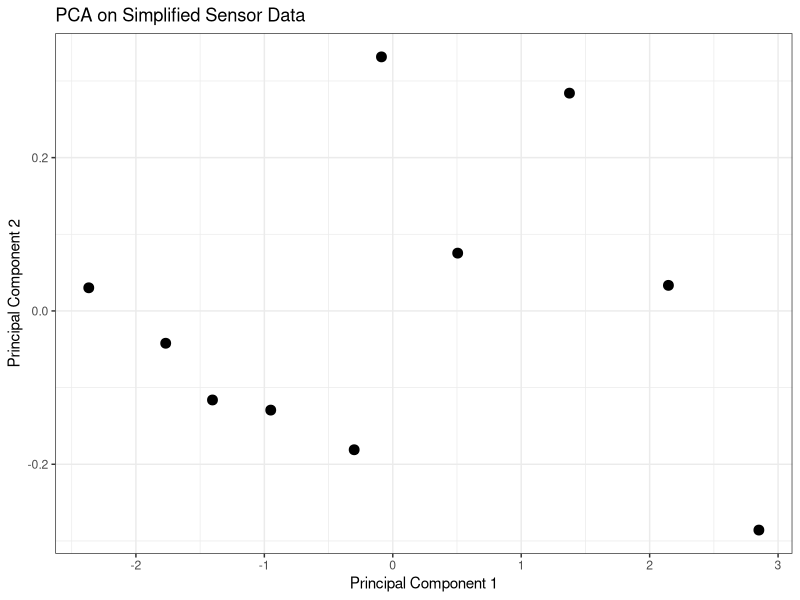

This chart was generated by the following R code:
library(stats)
library(ggplot2)

# Define the dataset
data <- data.frame(
  weight_kgs = c(80, 85, 88, 92, 98, 100, 105, 110, 115, 120),
  height_cm = c(180, 183, 185, 187, 190, 188, 192, 195, 200, 205),
  BMI = c(24.69, 25.38, 25.75, 26.32, 27.04, 28.24, 28.58, 30.46, 31.25, 31.75)
)

# Standardize the data
data_scaled <- as.data.frame(scale(data))

# Perform PCA
pca_result <- prcomp(data_scaled, center = FALSE, scale. = FALSE)

# Project the data onto the first two principal components
pca_scores <- pca_result$x[, 1:2]

# View explained variance ratio
explained_variance <- summary(pca_result)$importance[2, 1:2]
print(paste("Explained Variance: ", explained_variance))

# Create a data frame for plotting
plot_data <- as.data.frame(pca_scores)
colnames(plot_data) <- c("PC1", "PC2")

# Visualize the PCA results
plot <- ggplot(plot_data, aes(x = PC1, y = PC2)) +
  geom_point(size = 3) +
  labs(
    x = "Principal Component 1",
    y = "Principal Component 2",
    title = "PCA on Simplified Sensor Data"
  ) +
  theme_bw() +
  theme(panel.grid = element_line())
